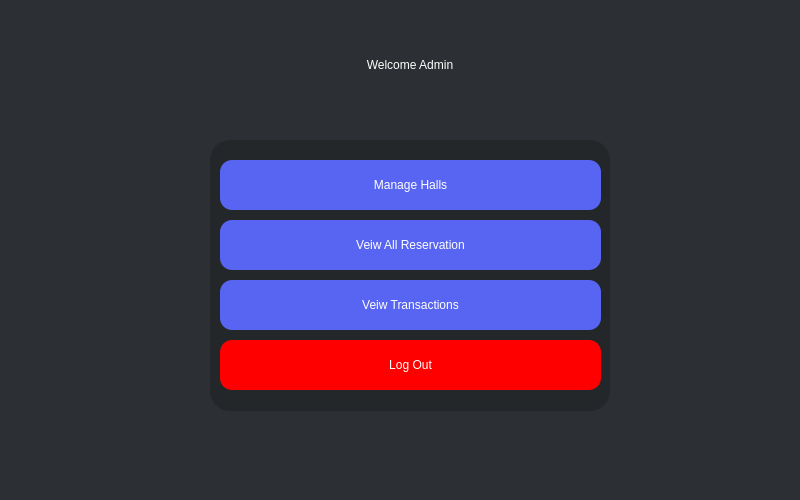
<?xml version="1.0" encoding="UTF-8"?>
<ui version="4.0">
 <class>Dialog</class>
 <widget class="QDialog" name="Dialog">
  <property name="geometry">
   <rect>
    <x>0</x>
    <y>0</y>
    <width>800</width>
    <height>500</height>
   </rect>
  </property>
  <property name="windowTitle">
   <string>Dialog</string>
  </property>
  <widget class="QWidget" name="widget" native="true">
   <property name="geometry">
    <rect>
     <x>0</x>
     <y>0</y>
     <width>801</width>
     <height>501</height>
    </rect>
   </property>
   <property name="styleSheet">
    <string notr="true">QWidget#widget{background-color:rgb(44, 47, 51)}</string>
   </property>
   <widget class="QFrame" name="loginCard">
    <property name="geometry">
     <rect>
      <x>210</x>
      <y>140</y>
      <width>400</width>
      <height>271</height>
     </rect>
    </property>
    <property name="styleSheet">
     <string notr="true">QFrame#loginCard {
    background-color: #23272A;
    border-radius: 20px;
}
</string>
    </property>
    <property name="frameShape">
     <enum>QFrame::Shape::StyledPanel</enum>
    </property>
    <property name="frameShadow">
     <enum>QFrame::Shadow::Raised</enum>
    </property>
    <widget class="QPushButton" name="ManageHallsButton">
     <property name="geometry">
      <rect>
       <x>10</x>
       <y>20</y>
       <width>381</width>
       <height>50</height>
      </rect>
     </property>
     <property name="styleSheet">
      <string notr="true">
     QPushButton {
       font: 700 12pt &quot;Segoe UI&quot;;
       color: white;
       background-color: #5865F2;
       border-radius: 12px;
     }
     QPushButton:hover {
       background-color: #4752C4;
     }
    </string>
     </property>
     <property name="text">
      <string>Manage Halls</string>
     </property>
    </widget>
    <widget class="QPushButton" name="LogoutButton">
     <property name="geometry">
      <rect>
       <x>10</x>
       <y>200</y>
       <width>381</width>
       <height>50</height>
      </rect>
     </property>
     <property name="styleSheet">
      <string notr="true">
     QPushButton {
       font: 700 12pt &quot;Segoe UI&quot;;
       color: white;
       background-color: rgb(255, 0, 0);
       border-radius: 12px;
     }
     QPushButton:hover {
       background-color: rgb(199, 0, 0);
     }
    </string>
     </property>
     <property name="text">
      <string>Log Out</string>
     </property>
    </widget>
    <widget class="QPushButton" name="VeiwAllReservationsButton">
     <property name="geometry">
      <rect>
       <x>10</x>
       <y>80</y>
       <width>381</width>
       <height>50</height>
      </rect>
     </property>
     <property name="styleSheet">
      <string notr="true">
     QPushButton {
       font: 700 12pt &quot;Segoe UI&quot;;
       color: white;
       background-color: #5865F2;
       border-radius: 12px;
     }
     QPushButton:hover {
       background-color: #4752C4;
     }
    </string>
     </property>
     <property name="text">
      <string>Veiw All Reservation</string>
     </property>
    </widget>
    <widget class="QPushButton" name="ViewTransactionsButton">
     <property name="geometry">
      <rect>
       <x>10</x>
       <y>140</y>
       <width>381</width>
       <height>50</height>
      </rect>
     </property>
     <property name="styleSheet">
      <string notr="true">
     QPushButton {
       font: 700 12pt &quot;Segoe UI&quot;;
       color: white;
       background-color: #5865F2;
       border-radius: 12px;
     }
     QPushButton:hover {
       background-color: #4752C4;
     }
    </string>
     </property>
     <property name="text">
      <string>Veiw Transactions</string>
     </property>
    </widget>
   </widget>
   <widget class="QLabel" name="titleLabel">
    <property name="geometry">
     <rect>
      <x>210</x>
      <y>40</y>
      <width>400</width>
      <height>50</height>
     </rect>
    </property>
    <property name="autoFillBackground">
     <bool>false</bool>
    </property>
    <property name="styleSheet">
     <string notr="true">font: 900 16pt &quot;Segoe UI&quot;; color: white;</string>
    </property>
    <property name="text">
     <string>Welcome Admin</string>
    </property>
    <property name="alignment">
     <set>Qt::AlignmentFlag::AlignCenter</set>
    </property>
   </widget>
  </widget>
 </widget>
 <resources/>
 <connections/>
</ui>
